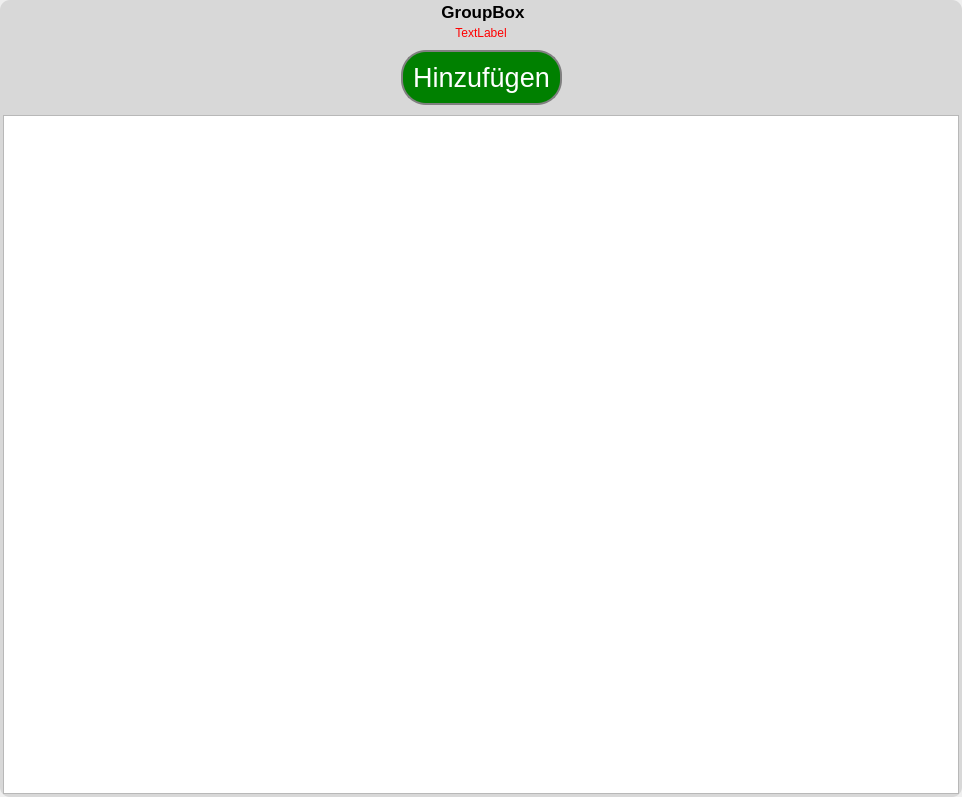
<?xml version="1.0" encoding="UTF-8"?>
<ui version="4.0">
 <class>Form</class>
 <widget class="QWidget" name="Form">
  <property name="geometry">
   <rect>
    <x>0</x>
    <y>0</y>
    <width>962</width>
    <height>797</height>
   </rect>
  </property>
  <property name="windowTitle">
   <string>Form</string>
  </property>
  <property name="styleSheet">
   <string notr="true"/>
  </property>
  <layout class="QGridLayout" name="gridLayout_2">
   <property name="leftMargin">
    <number>0</number>
   </property>
   <property name="topMargin">
    <number>0</number>
   </property>
   <property name="rightMargin">
    <number>0</number>
   </property>
   <property name="bottomMargin">
    <number>0</number>
   </property>
   <item row="0" column="0">
    <layout class="QVBoxLayout" name="verticalLayout">
     <property name="spacing">
      <number>0</number>
     </property>
     <item>
      <widget class="QGroupBox" name="lfbArrayGroup">
       <property name="font">
        <font>
         <pointsize>13</pointsize>
         <weight>75</weight>
         <bold>true</bold>
        </font>
       </property>
       <property name="styleSheet">
        <string notr="true">QGroupBox#lfbArrayGroup{
	background: rgba(0,0,0,0.1);
border-radius: 10px;
padding: 10px;
}</string>
       </property>
       <property name="title">
        <string>GroupBox</string>
       </property>
       <property name="alignment">
        <set>Qt::AlignCenter</set>
       </property>
       <layout class="QGridLayout" name="gridLayout">
        <property name="leftMargin">
         <number>0</number>
        </property>
        <property name="topMargin">
         <number>0</number>
        </property>
        <property name="rightMargin">
         <number>0</number>
        </property>
        <property name="bottomMargin">
         <number>0</number>
        </property>
        <property name="spacing">
         <number>0</number>
        </property>
        <item row="0" column="0">
         <layout class="QVBoxLayout" name="verticalLayout_2">
          <item>
           <layout class="QGridLayout" name="lfbArrayInput"/>
          </item>
          <item>
           <widget class="QLabel" name="lfbArrayError">
            <property name="styleSheet">
             <string notr="true">color:#f00;</string>
            </property>
            <property name="text">
             <string>TextLabel</string>
            </property>
            <property name="alignment">
             <set>Qt::AlignCenter</set>
            </property>
           </widget>
          </item>
          <item>
           <layout class="QHBoxLayout" name="horizontalLayout_5">
            <item>
             <spacer name="horizontalSpacer">
              <property name="orientation">
               <enum>Qt::Horizontal</enum>
              </property>
              <property name="sizeHint" stdset="0">
               <size>
                <width>40</width>
                <height>20</height>
               </size>
              </property>
             </spacer>
            </item>
            <item>
             <widget class="QPushButton" name="lfbAddBtn">
              <property name="font">
               <font>
                <pointsize>20</pointsize>
                <weight>50</weight>
                <bold>false</bold>
               </font>
              </property>
              <property name="cursor">
               <cursorShape>PointingHandCursor</cursorShape>
              </property>
              <property name="styleSheet">
               <string notr="true">QPushButton{
	border: 2px solid gray;
	border-radius: 25px;
	padding:10px;
	margin: 10px;
	background-color: green;
	color: #fff;
}
QPushButton:disabled{
	background-color:transparent;
	color: rgba(0,0,0,0.3);
}</string>
              </property>
              <property name="text">
               <string>Hinzufügen</string>
              </property>
             </widget>
            </item>
            <item>
             <spacer name="horizontalSpacer_2">
              <property name="orientation">
               <enum>Qt::Horizontal</enum>
              </property>
              <property name="sizeHint" stdset="0">
               <size>
                <width>40</width>
                <height>20</height>
               </size>
              </property>
             </spacer>
            </item>
           </layout>
          </item>
          <item>
           <widget class="QTableWidget" name="lfbArrayOutput">
            <property name="font">
             <font>
              <pointsize>13</pointsize>
              <weight>50</weight>
              <bold>false</bold>
             </font>
            </property>
            <property name="styleSheet">
             <string notr="true"/>
            </property>
            <property name="editTriggers">
             <set>QAbstractItemView::NoEditTriggers</set>
            </property>
            <property name="textElideMode">
             <enum>Qt::ElideNone</enum>
            </property>
            <property name="verticalScrollMode">
             <enum>QAbstractItemView::ScrollPerPixel</enum>
            </property>
            <property name="horizontalScrollMode">
             <enum>QAbstractItemView::ScrollPerPixel</enum>
            </property>
            <property name="sortingEnabled">
             <bool>true</bool>
            </property>
            <attribute name="verticalHeaderStretchLastSection">
             <bool>false</bool>
            </attribute>
           </widget>
          </item>
         </layout>
        </item>
       </layout>
      </widget>
     </item>
    </layout>
   </item>
  </layout>
 </widget>
 <resources/>
 <connections/>
</ui>
